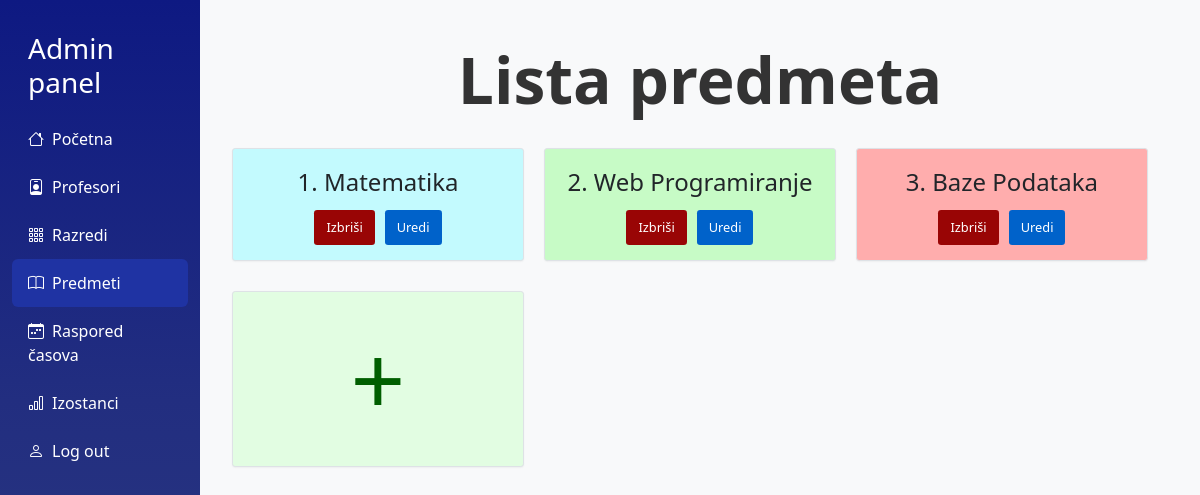
The app's page /admin/prikazipredmete.php (signed in), older data.
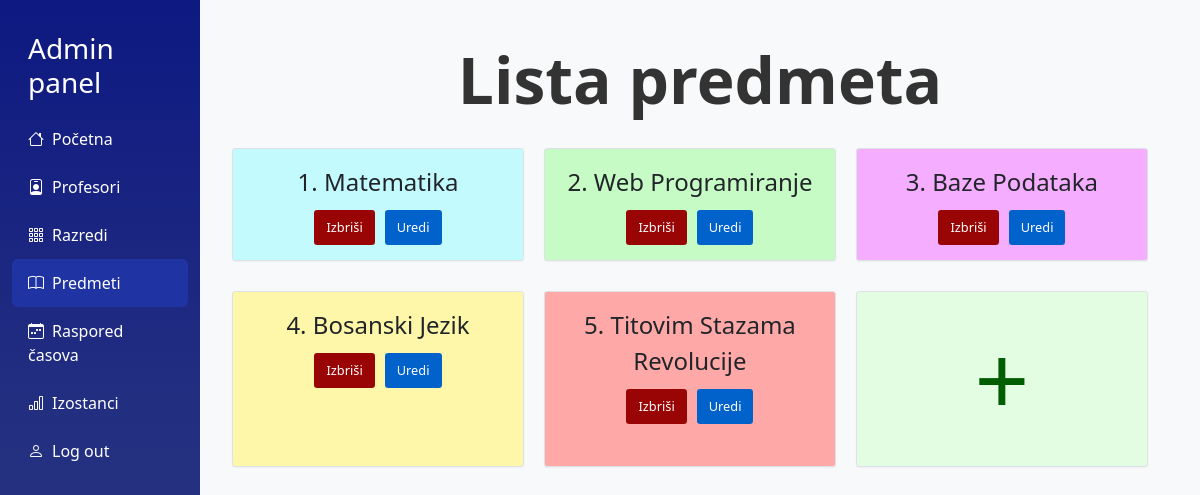
The same page, newer data.
### tables this page shows
CREATE TABLE `predmet` (
  `predmet_id` int(11) NOT NULL,
  `ime_predmeta` varchar(75) DEFAULT NULL,
  `boja` varchar(10) DEFAULT NULL
);

### admin/prikazipredmete.php (the view, shortened to what this page needs)
<?php
    require_once("../includes/admincheck.php");
?>
<!DOCTYPE html>
<html lang="sr">
<head>
    <link href="https://cdn.jsdelivr.net/npm/bootstrap@5.3.3/dist/css/bootstrap.min.css" rel="stylesheet">
    <link href="https://cdn.jsdelivr.net/npm/bootstrap-icons/font/bootstrap-icons.css" rel="stylesheet">
    <link rel="stylesheet" href="../css/dashboard.css">
    <link rel="stylesheet" href="../css/kartica.css">
</head>
<body>
    <div class="container-fluid">
        <div class="row">
            <nav class="col-md-2 sidebar">
                <h5 class="px-3 fs-3 my-3">Admin panel</h5>
                <a href="dashboard.php"><i class="bi bi-house me-2"></i>Početna</a>
                <a href="prikaziprofesore.php"><i class="bi bi-person-badge me-2"></i>Profesori</a>
                <div class="dropdown-container">
                    <a href="#"><i class="bi bi-grid-3x3-gap me-2"></i>Razredi</a>
                </div>
                <a href="prikazipredmete.php" class="active"><i class="bi bi-book me-2"></i>Predmeti</a>
                <div class="dropdown-container">
                <a href="#"><i class="bi bi-calendar-week me-2"></i>Raspored časova</a>
            </div>
            <a href="izostanci.php"><i class="bi bi-bar-chart me-2"></i>Izostanci</a>
            <a href="../logout.php"><i class="bi bi-person me-2"></i>Log out</a>
            </nav>
            <main class="col-md-10 content">
                <div class="naziv-razreda">Lista predmeta</div>
                <div class="ucenici-grid mt-3">
                    <?php
                        $qPredmeti = $conn->prepare('SELECT * FROM predmet');
                        $qPredmeti->execute();
                        $predmeti = $qPredmeti->fetchAll(PDO::FETCH_ASSOC);
                        if(!empty($predmeti)){
                            foreach($predmeti as $predmet)
                            {
                                echo '
                                <div class="kartica-predmet" style="background-color:'.$predmet['boja'].'">
                                    <div class="ime-prezime-ucenik">
                                    '.$predmet['predmet_id'].'. '.$predmet['ime_predmeta'].'
                                    </div>';
                                echo '
                                <div class="gumbi-ucenik">
                                    <a class="gumb-izbrisi-ucenik" style="text-decoration: none;" href="obrisipredmet.php?id='.$predmet['predmet_id'].'">Izbriši</a>
                                    <a class="gumb-uredi-ucenik" style="text-decoration: none;" href="editpredmet.php?id='.$predmet['predmet_id'].'">Uredi</a>
                                    </div>
                                </div>';
                            }
                        }
                    ?>
                    <div class="kartica-predmet dodaj">
                        <a href="dodajpredmet.php"class="dodaj">+</a>
                    </div>
                </div>
            </main>
        </div>
    </div>
</body>

Row changes from the older to the newer data that the page shows:
changed predmet "Baze Podataka": boja "#ffadad" → "#f5adff" (drawn)
added predmet: predmet_id "4", ime_predmeta "Bosanski Jezik"
added predmet: predmet_id "5", ime_predmeta "Titovim Stazama Revolucije"
